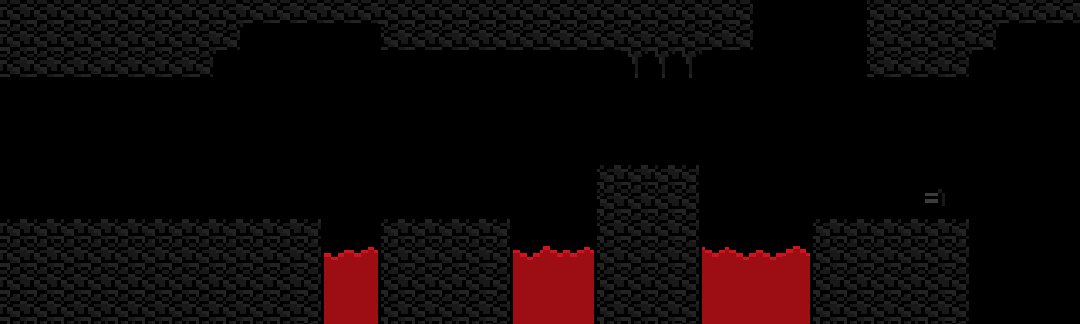

Tiled map render using the project's own tile images. Description and the map definition, with tile-layer contents summarised, below:
An orthogonal 40x12 tile map with 27x27 px tiles, 1 tile layer (Tile Layer 1).

<map version="1.0" orientation="orthogonal" renderorder="right-down" width="40" height="12" tilewidth="27" tileheight="27" nextobjectid="1">
 <tileset firstgid="1" name="tiles" tilewidth="27" tileheight="27" tilecount="42" columns="7">
  <image source="tileset.png" trans="ff00ff" width="189" height="162" />
 </tileset>
 <layer name="Tile Layer 1" width="40" height="12">
  <data>[480 cells, 245 non-empty, 20 distinct tile ids]</data>
 </layer>
</map>
